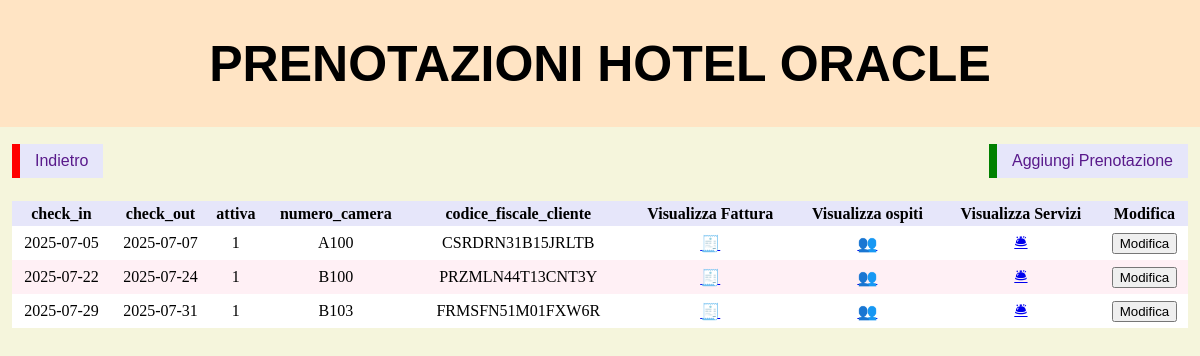
Page /php/visualizza/visualizza_prenotazioni.php?id_hotel=1 (signed in) on the earlier database version.
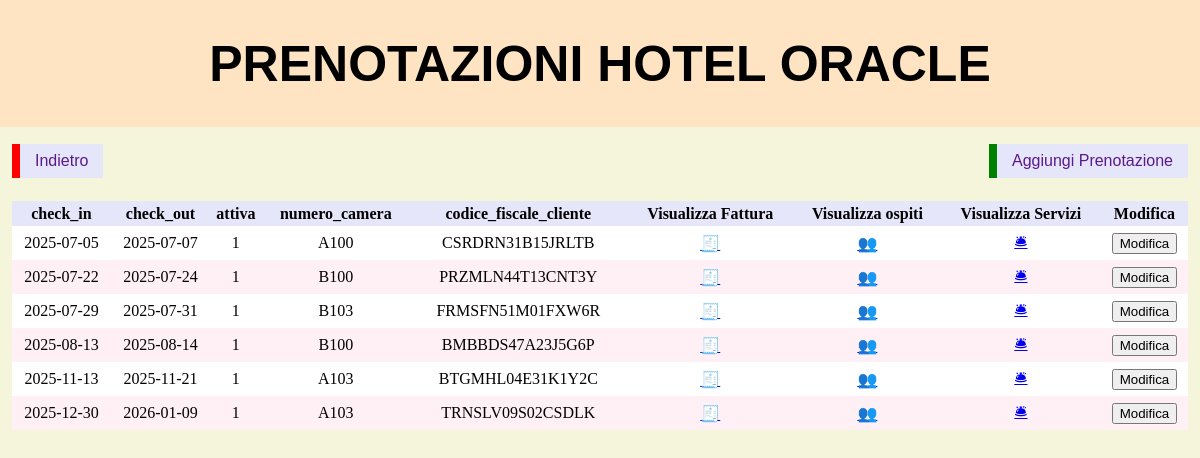
Same page on the later database version.
### tables this page shows
CREATE TABLE `prenotazioni` (
  `id_prenotazione` int NOT NULL,
  `check_in` date NOT NULL,
  `check_out` date NOT NULL,
  `attiva` tinyint(1) NOT NULL,
  `id_hotel` int NOT NULL,
  `numero_camera` varchar(11) NOT NULL,
  `codice_fiscale_cliente` varchar(16) NOT NULL
);

### php/funzioni.php (the view, shortened to what this page needs)
<?php
function visualizza_tabella($connessione, $query, $modifica_file, $bottoni_aggiuntivi = array(), $campi_nascosti = array(), $tabella = null, $pk_field = 'id', $parametri_extra = array()) {
    $sql = "$query";
    if ($result = $connessione->query($sql)) {
        echo "<div class='contenitore-tabella'>";
        echo "<table><thead><tr>";
        $fields = $result->fetch_fields();
        foreach($fields as $field) {
            if(!in_array($field->name, $campi_nascosti)) {
                echo "<th>$field->name</th>";
            }
        }
        foreach ($bottoni_aggiuntivi as $button) {
            echo "<th>$button[name]</th>";
        }
        if (!empty($modifica_file)) {
            echo "<th>Modifica</th>";
        }
        echo "</tr></thead><tbody>";
        while($row = $result->fetch_assoc()) {
            echo "<tr>";
            foreach($row as $key => $value) {
                if(!in_array($key, $campi_nascosti)) {
                    echo "<td>$value</td>";
                }
            }
            foreach ($bottoni_aggiuntivi as $button) {
                if (isset($button['parametro'])) {
                    $param_value = $row[$button['parametro']];
                    $query_params = [$button['parametro'] => $param_value];
                    $query_string = http_build_query($query_params);
                    echo "<td><a href='{$button['file']}?$query_string' class='bottone-azione'>{$button['label']}</a></td>";
                }
            }
            if (!empty($modifica_file)) {
                echo "<td><form action='$modifica_file' method='post'>";
                echo "<input type='submit' value='Modifica'></form></td>";
            }
            echo "</tr>";
        }
        echo "</tbody></table>";
        echo "</div>";
    } else {
        echo "Errore nella query: " . $connessione->error;
    }
}
function salva_primo_campo($connessione, $query){
    if($result = $connessione->query($query)){
        $row = $result->fetch_assoc();
        return reset($row);
    }else{
        return null;
    }
}
?>

### php/visualizza/visualizza_prenotazioni.php (shortened to what this page needs)
<?php
require_once "../login/funzioni_autorizzazione.php";
require_once "../funzioni.php";
?>
<!DOCTYPE html>
<html>
    <head>
        <link rel="stylesheet" href="../../css/style.css">
    </head>
    <body>
        <?php
            $id_hotel = $_GET['id_hotel'] ?? $_POST['id_hotel'] ?? null;
            $query_nome_hotel = "SELECT nome FROM hotel WHERE id_hotel = '$id_hotel' LIMIT 1";
            $nome_hotel = salva_primo_campo($connessione, $query_nome_hotel);
            echo '<div class="head">';
            echo '<h1>Prenotazioni ' . $nome_hotel . '</h1>';
            echo '</div>';
            echo "<div class='contenitore-pulsanti'>";
            echo "<a href='visualizza_hotel.php' class='Redirect'>Indietro</a>";
            echo "<a href='../inserisci/inserisci_prenotazione.php?id_hotel=$id_hotel' class='Redirect aggiungi'>Aggiungi Prenotazione</a>";
            echo "</div><br>";
            $bottoni_aggiuntivi = array(
                array(
                    'name' => 'Visualizza Fattura',
                    'file' => 'visualizza_fattura.php',
                    'label' => '&#x1F9FE',
                    'parametro' => 'id_prenotazione'
                ),
                array(
                    'name' => 'Visualizza ospiti',
                    'file' => 'visualizza_ospiti_prenotazione.php',
                    'label' => '&#x1F465',
                    'parametro' => 'id_prenotazione'
                ),
                array(
                    'name' => 'Visualizza Servizi',
                    'file' => 'visualizza_servizi_prenotazione.php',
                    'label' => '&#128718',
                    'parametro' => 'id_prenotazione'
                )
            );
            $campi_nascosti = array('id_prenotazione', 'id_hotel');
            $query = "SELECT * FROM prenotazioni WHERE id_hotel = '$id_hotel'";
            visualizza_tabella($connessione, $query, "../modifica/modifica_prenotazione.php", $bottoni_aggiuntivi, $campi_nascosti);
        ?>
    </body>
</html>

### css/style.css (style rules this page uses)
body { background-color: beige; margin: 0; }
.head { background-color: bisque; text-align: center; padding: 1px; }
H1 { font-size: 50px; color: black; text-align: center; text-transform: uppercase; font-family: Arial; }
.Redirect, .Indietro { font-family: Arial; border: none; border-left: 8px solid red; background-color: lavender; display: inline-block; padding: 8px 15px; cursor: pointer; text-decoration: none; color: #591a8b; white-space: nowrap; font-size: 16px; margin: 5px 0; box-sizing: border-box; }
.contenitore-pulsanti { display: flex; justify-content: space-between; align-items: center; padding: 0 1%; padding-top: 1%; }
.Redirect.aggiungi { margin-left: auto; border-left-color: green; padding: 8px 15px; }
table { width: 100%; table-layout: auto; border-collapse: collapse; }
tr:nth-child(even) { background-color: lavenderblush; }
tr:nth-child(odd) { background-color: white; }
th { background-color: lavender; color: black; padding: 0.3%; }
td { text-align: center; padding: 0.3%; }
.contenitore-tabella { overflow-x: auto; width: 100%; padding: 0% 1% 1% 1%; box-sizing: border-box; }

Differences in the rows shown:
added prenotazioni: check_in "2025-08-13", check_out "2025-08-14", attiva "1", numero_camera "B100", codice_fiscale_cliente "BMBBDS47A23J5G6P", label "🧾", label "👥", label "🛎"
added prenotazioni: check_in "2025-11-13", check_out "2025-11-21", attiva "1", numero_camera "A103", codice_fiscale_cliente "BTGMHL04E31K1Y2C", label "🧾", label "👥", label "🛎"
added prenotazioni: check_in "2025-12-30", check_out "2026-01-09", attiva "1", numero_camera "A103", codice_fiscale_cliente "TRNSLV09S02CSDLK", label "🧾", label "👥", label "🛎"
